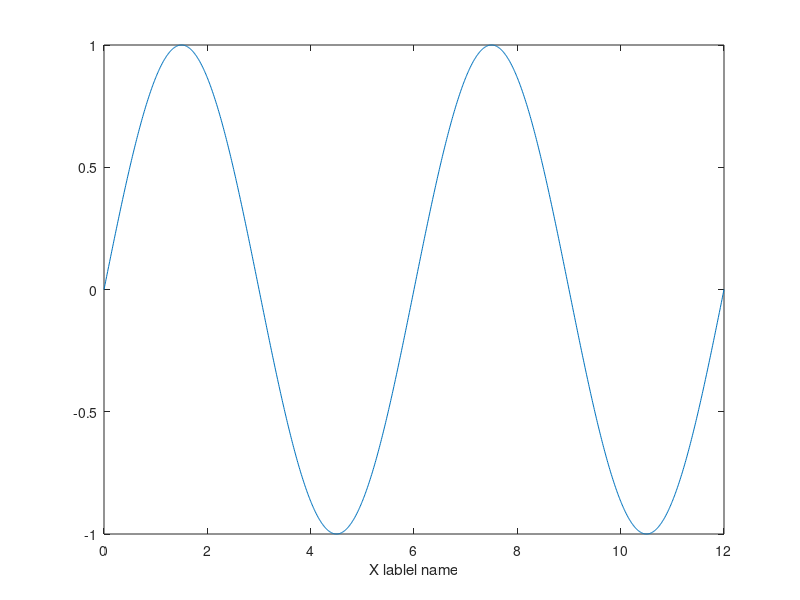
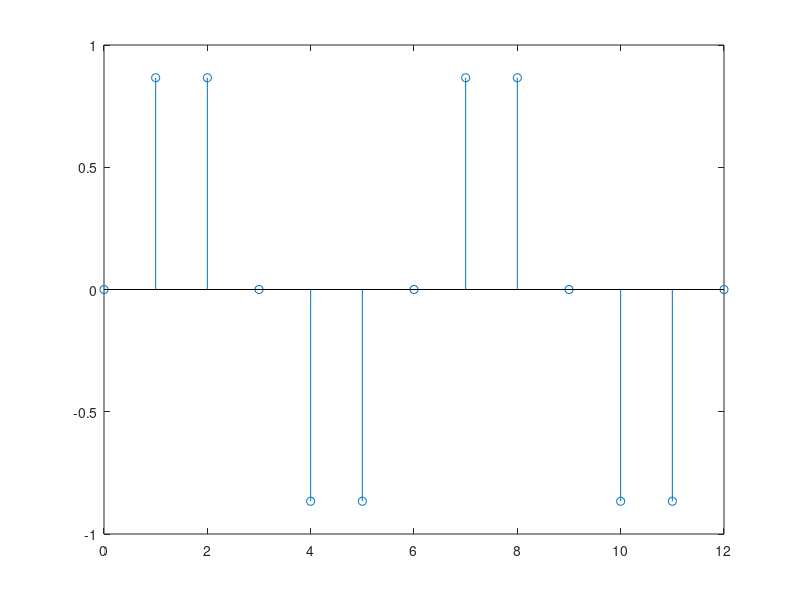
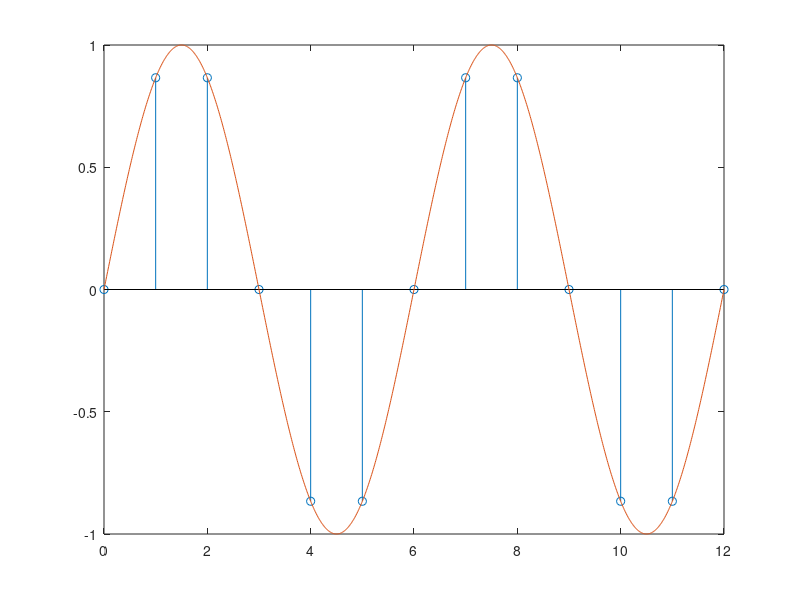
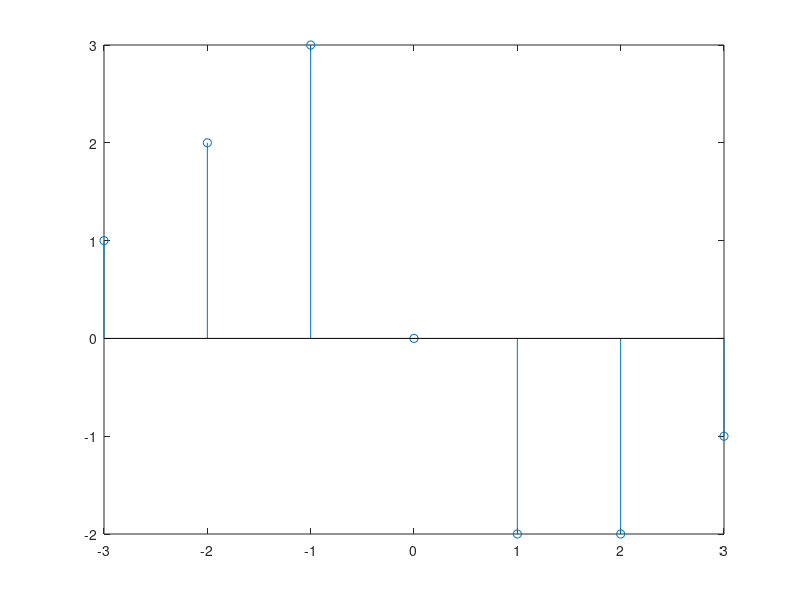

These figures' MATLAB source, in order:

% Graphics in continuous time
t = 0:0.01:12;
xt = sin(pi/3*t);
figure,plot(t, xt); % t depends on xt signal
xlabel('X lablel name');
s = size(xt);
l = length(xt);

% Discrete time signal
n = 0:12;
xn = sin(pi/3*n);
figure,stem(n,xn)
% Display of breakpoints when 
% the discrete time signal and continuous time signal overlap
figure,stem(n,xn); hold on; plot(t,xt);

% Add two discrete time signal 
n2 = -3:3;
x1 = [1 2 3 0 -2 -2 -1];
x2 = [-3 -1 -3 1 2 3 3];
x3 = x1+x2;
figure,stem(n2,x1);
figure,stem(n2,x2);
figure,stem(n2,x3);